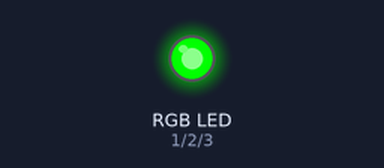
Simulated run of this sketch. Board: Arduino Uno, built with avr-gcc and run on an emulated ATmega328P. Shown: an RGB LED mixed from three pins (HIGH = lit).

Above: at 0.5 s.
At 4.5 s:
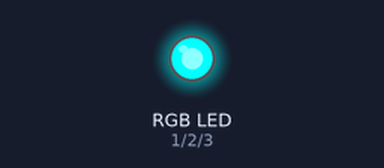
At 6.5 s:
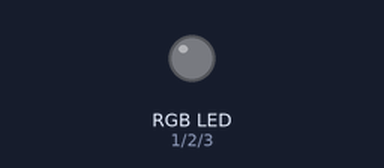
At 8.5 s:
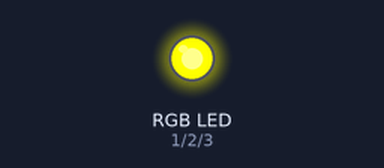
Timing chart, 0 to 9.1 s (numbered marks = the images above):
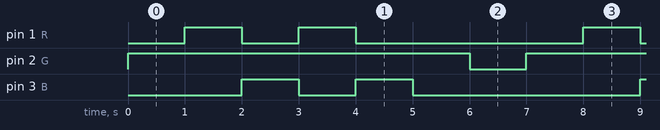

The sketch:

01_RGB.ino
```cpp
/* SANDRA G MIGUEL */
const int R = 1;
const int G = 2;
const int B = 3;

void setup(){
    pinMode(R, OUTPUT);
    pinMode(G, OUTPUT);
    pinMode(B, OUTPUT);
}
void loop(){
    /* VERDE */
    digitalWrite(R, LOW);
    digitalWrite(G, HIGH);
    digitalWrite(B, LOW);
    delay(1000);
    /* AMARELO */
    digitalWrite(R, HIGH);
    digitalWrite(G, HIGH);
    digitalWrite(B, LOW);
    delay(1000);
    /* AZUL CLARO */
    digitalWrite(R, LOW);
    digitalWrite(G, HIGH);
    digitalWrite(B, HIGH);
    delay(1000);
    /* AZUL */
    digitalWrite(R, HIGH);
    digitalWrite(G, HIGH);
    digitalWrite(B, LOW);
    delay(1000);
    /* VERMELHO */
    digitalWrite(R, LOW);
    digitalWrite(G, HIGH);
    digitalWrite(B, HIGH);
    delay(1000);
    /* LILAS */
    digitalWrite(R, LOW);
    digitalWrite(G, HIGH);
    digitalWrite(B, LOW);
    delay(1000);
    /* BRANCO */
    digitalWrite(R, LOW);
    digitalWrite(G, LOW);
    digitalWrite(B, LOW);
    delay(1000);
}
```

Measured:
- by itself, pin 1 (R), pin 3 (B): repeats every 7.0 s: LOW 1.0 s, HIGH 1.0 s, LOW 4.0 s, HIGH 1.0 s
- by itself, pin 2 (G): alternates HIGH for 6.0 s and LOW for 1.0 s
- by itself, everything shown: repeats every 7.0 s, in 7 steps
